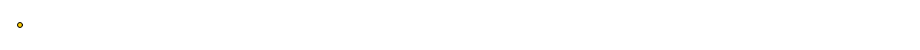
Frame 1 (no input)
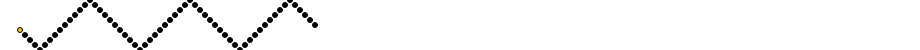
Frame 60 (no input)
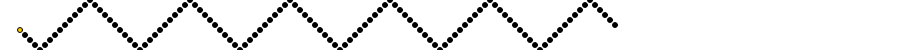
Frame 120 (the mouse pressed at the canvas centre since frame 60)

The p5.js sketch that drew these frames (run headless with seeded random() and noise() and a simulated clock; from frame 60 on, the mouse is pressed at the canvas centre):

// p5.js sketch
// ── sketch.js
var my_width = 920;
var my_height = 50;

var points = [];
var radius = 5;
var step_x;
var step_y;
var generator;

function setup() {
    createCanvas(my_width, my_height);
    background(255);
  
    Xslider = createSlider(1, 100, radius);
    Xslider.position(20, my_height + 50);
    Yslider = createSlider(1, 50, radius);
    Yslider.position(20, my_height + 80);
    
    generator = new Point(20,my_height/2,"up")
    //generator is a Point with different update rules
    generator.update = updateGen;

    frameRate(20)
    //noLoop();
}

function draw() {
    background(255);
    step_x = Xslider.value();
    step_y = Yslider.value();
    
    //show and update all points
    fill(0)
    for( p in points){
        points[p].draw();
        points[p].update();
    }
    
    //create the new point
    points.push(new Point(generator.x + step_x, generator.y, generator.dir));
    
    //show and update generator
    fill(255, 204, 0);
    generator.draw();
    generator.update();
}
// ── point.js
function Point(x, y, dir) {
    this.x = x;
    this.y = y;
    this.dir = dir;
}

Point.prototype.draw = function() {
    ellipse(this.x, this.y, radius, radius);
};

Point.prototype.update = function() {
    this.x += step_x;
    if( this.x > my_width ){
        points.splice(p,1);
    }
    /*
     if( points[p].dir == "up"){
     if(points[p].y - step < 0 ){
     points[p].y = step - points[p].y;
     points[p].dir = "down"
     }else{
     points[p].y = points[p].y - step;
     }
     }else{
     if(points[p].y + step > my_height ){
     points[p].dir = "up"
     points[p].y = my_height - (step - (my_height - points[p].y));
     }else{
     points[p].y = points[p].y + step;
     }
     }*/
};

function updateGen(){

    if( this.dir == "up"){
        if(this.y - step_y < 0 ){
            this.y = step_y - this.y;
            this.dir = "down"
        }else{
            this.y = this.y - step_y;
        }
    }else{
        if(this.y + step_y > my_height ){
            this.dir = "up"
            this.y = my_height - (step_y - (my_height - this.y));
        }else{
            this.y = this.y + step_y;
        }
    }

}
